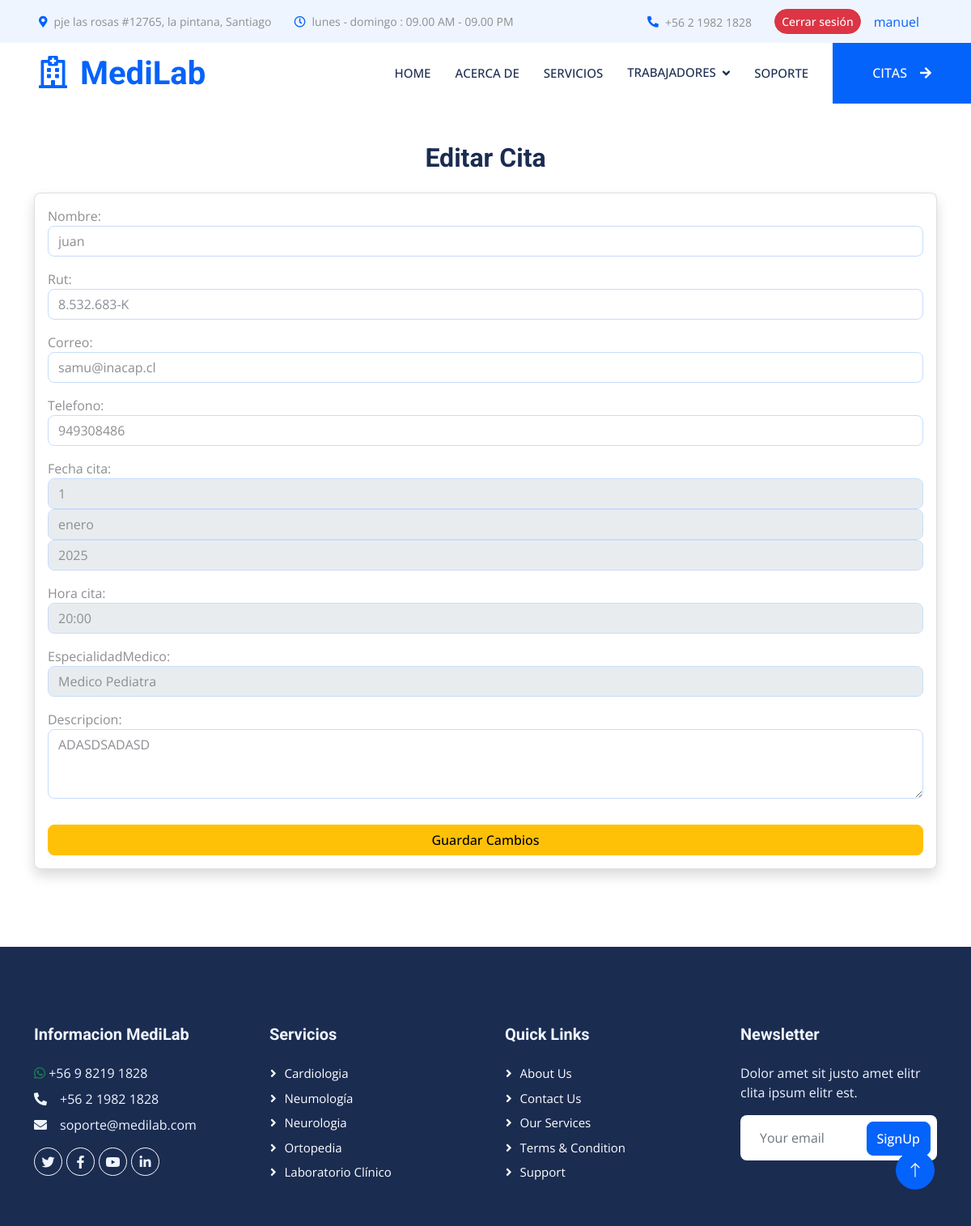
The page /recepcionista/editar_cita/3/ (signed in) on the database its author committed.
### core/models.py (models this page shows, shortened)
class Cita(models.Model):
    rut = models.CharField(max_length=12)
    nombre = models.CharField(max_length=50)
    correo = models.EmailField()
    telefono = models.CharField(max_length=12)
    fecha_cita = models.DateField()
    hora_cita = models.IntegerField(choices=opciones_horarios)
    especialidadMedico= models.ForeignKey(MedicosEspecialidad,on_delete=models.PROTECT)
    descripcion = models.TextField()

### core/views.py (the view)
# urls.py: path('recepcionista/editar_cita/<int:id>/', editar_cita, name="editar_cita"),
@permission_required('core.change_citas')
def editar_cita(request, id):
    cita = get_object_or_404(Cita, id=id)  # Obtener la cita específica
    if request.method == 'POST':
        form = CitaForm(request.POST, instance=cita)  # Prellenar el formulario con los datos existentes
        if form.is_valid():
            form.save()  # Guardar los cambios
            return redirect('recepcionista')  # Redirigir al panel del recepcionista
    else:
        form = CitaForm(instance=cita)  # Mostrar los datos actuales en el formulario
    return render(request, 'core/trabajos/editar_cita.html', {'form': form, 'cita': cita})

### core/forms.py (shortened to what this page needs)
class CitaForm(forms.ModelForm):
    class Meta:
        model = Cita
        fields = ['nombre', 'rut', 'correo', 'telefono', 'fecha_cita', 'hora_cita', 'especialidadMedico', 'descripcion']
        widgets = {
            'nombre': forms.TextInput(attrs={'class': 'form-control', 'placeholder': 'Ingresa tu nombre'}),
            'rut': forms.TextInput(attrs={'class': 'form-control', 'placeholder': 'Ingresa tu rut'}),
            'correo': forms.EmailInput(attrs={'class': 'form-control', 'placeholder': 'Ingresa tu correo'}),
            'telefono': forms.TextInput(attrs={'class': 'form-control', 'placeholder': 'Ingresa tu teléfono'}),
            'fecha_cita': forms.SelectDateWidget(attrs={'class': 'form-control'}),
            'hora_cita': forms.Select(attrs={'class': 'form-control'}),
            'especialidadMedico': forms.Select(attrs={'class': 'form-control'}),
            'descripcion': forms.Textarea(attrs={'class': 'form-control', 'placeholder': 'Describe tu problema', 'rows': 3}),
        }

### core/models.py (called while the page is built)
    def __str__(self):
        return self.especialidad

### core/templates/core/trabajos/editar_cita.html (shortened to what this page needs)
{% extends 'core/base.html' %}
{% block Principal %}
<div class="container py-5">
    <h2 class="text-center mb-4">Editar Cita</h2>
    <div class="card shadow">
        <div class="card-body">
            <form method="POST">
                {{ form.as_p }}
                <button type="submit" class="btn btn-warning w-100 mt-3">Guardar Cambios</button>
            </form>
        </div>
    </div>
</div>
{% endblock %}

### core/templates/core/base.html (shortened to what this page needs)
{% load static %}
<!DOCTYPE html>
<html lang="es">
<head>
    <link href="https://cdnjs.cloudflare.com/ajax/libs/font-awesome/5.10.0/css/all.min.css" rel="stylesheet">
    <link href="https://cdn.jsdelivr.net/npm/bootstrap-icons@1.4.1/font/bootstrap-icons.css" rel="stylesheet">
    <link href="{% static 'core/lib/animate/animate.min.css' %}" rel="stylesheet">
    <link href="{% static 'core/lib/owlcarousel/assets/owl.carousel.min.css' %}" rel="stylesheet">
    <link href="{% static 'core/lib/tempusdominus/css/tempusdominus-bootstrap-4.min.css' %}" rel="stylesheet" />
    <link href="{% static 'core/css/bootstrap.min.css' %}" rel="stylesheet">
    <link href="{% static 'core/css/style.css' %}" rel="stylesheet">
</head>
<body>
    <div class="container-fluid bg-light p-0 wow fadeIn" data-wow-delay="0.1s">
        <div class="row gx-0 d-none d-lg-flex">
            <div class="col-lg-7 px-5 text-start">
                <div class="h-100 d-inline-flex align-items-center py-3 me-4">
                    <small class="fa fa-map-marker-alt text-primary me-2"></small>
                    <small>pje las rosas #12765, la pintana, Santiago</small>
                </div>
                <div class="h-100 d-inline-flex align-items-center py-3">
                    <small class="far fa-clock text-primary me-2"></small>
                    <small>lunes - domingo : 09.00 AM - 09.00 PM</small>
                </div>
            </div>
            <div class="col-lg-5 px-5 text-end">
                <div class="h-100 d-inline-flex align-items-center py-3 me-4">
                    <small class="fa fa-phone-alt text-primary me-2"></small>
                    <small>+56 2 1982 1828</small>
                </div>
                <div class="h-100 d-inline-flex align-items-center">
                    {% if user.is_authenticated %}
                    <form action="/logout/" method="post" class="d-flex align-items-center">
                        <button type="submit" class="btn btn-danger btn-sm rounded-pill ">Cerrar sesión</button>
                    </form>
                    {% else %}
                        <a href="{% url 'login' %}" class="btn btn-primary me-2 ">Iniciar sesión</a>
                        <a href="{% url 'registro' %}" class="btn btn-primary ">Registrate</a>
                    {% endif %}
                    <a href="#" class="nav-item nav-link">{{ user.username }}</a>
                </div>
            </div>
        </div>
    </div>
<nav class="navbar navbar-expand-lg bg-white navbar-light sticky-top p-0 wow fadeIn" data-wow-delay="0.1s">
    <a href="index.html" class="navbar-brand d-flex align-items-center px-4 px-lg-5">
        <h1 class="m-0 text-primary"><i class="far fa-hospital me-3"></i>MediLab</h1>
    </a>
    <div class="collapse navbar-collapse" id="navbarCollapse">
        <div class="navbar-nav ms-auto p-4 p-lg-0 align-items-center d-flex">
            <a href="{% url 'index' %}" class="nav-item nav-link">Home</a>
            <a href="{% url 'sobrenosotros' %}" class="nav-item nav-link">Acerca de</a>
            <a href="{% url 'servicios' %}" class="nav-item nav-link">Servicios</a>
            <div class="nav-item dropdown">
                <a href="#" class="nav-link dropdown-toggle" data-bs-toggle="dropdown">Trabajadores</a>
            </div>
            <a href="{% url 'soporte' %}" class="nav-item nav-link">Soporte</a>
        </div>
        <a href="{% url 'citas' %}" class="btn btn-primary rounded-0 py-4 px-lg-5 d-none d-lg-block">CITAS<i class="fa fa-arrow-right ms-3"></i></a>
    </div>
</nav>
{% block Principal %}
{% endblock%}
    <div class="container-fluid bg-dark text-light footer mt-5 pt-5 wow fadeIn" data-wow-delay="0.1s">
        <div class="container py-5">
            <div class="row g-5">
                <div class="col-lg-3 col-md-6">
                    <h5 class="text-light mb-4">Informacion MediLab</h5>
                    <p class="mb-2"><i class="fab fa-whatsapp text-success"></i> +56 9 8219 1828</p>
                    <p class="mb-2"><i class="fa fa-phone-alt me-3"></i>+56 2 1982 1828</p>
                    <p class="mb-2"><i class="fa fa-envelope me-3"></i>soporte@medilab.com</p>
                    <div class="d-flex pt-2">
                        <a class="btn btn-outline-light btn-social rounded-circle" href=""><i class="fab fa-twitter"></i></a>
                        <a class="btn btn-outline-light btn-social rounded-circle" href=""><i class="fab fa-facebook-f"></i></a>
                        <a class="btn btn-outline-light btn-social rounded-circle" href=""><i class="fab fa-youtube"></i></a>
                        <a class="btn btn-outline-light btn-social rounded-circle" href=""><i class="fab fa-linkedin-in"></i></a>
                    </div>
                </div>
                <div class="col-lg-3 col-md-6">
                    <h5 class="text-light mb-4">Servicios</h5>
                    <a class="btn btn-link" href="">Cardiologia</a>
                    <a class="btn btn-link" href="">Neumología</a>
                    <a class="btn btn-link" href="">Neurologia</a>
                    <a class="btn btn-link" href="">Ortopedia</a>
                    <a class="btn btn-link" href="">Laboratorio Clínico</a>
                </div>
                <div class="col-lg-3 col-md-6">
                    <h5 class="text-light mb-4">Quick Links</h5>
                    <a class="btn btn-link" href="">About Us</a>
                    <a class="btn btn-link" href="">Contact Us</a>
                    <a class="btn btn-link" href="">Our Services</a>
                    <a class="btn btn-link" href="">Terms & Condition</a>
                    <a class="btn btn-link" href="">Support</a>
                </div>
                <div class="col-lg-3 col-md-6">
                    <h5 class="text-light mb-4">Newsletter</h5>
                    <p>Dolor amet sit justo amet elitr clita ipsum elitr est.</p>
                    <div class="position-relative mx-auto" style="max-width: 400px;">
                        <input class="form-control border-0 w-100 py-3 ps-4 pe-5" type="text" placeholder="Your email">
                        <button type="button" class="btn btn-primary py-2 position-absolute top-0 end-0 mt-2 me-2">SignUp</button>
                    </div>
                </div>
            </div>
        </div>
    </div>
    <a href="#" class="btn btn-lg btn-primary btn-lg-square rounded-circle back-to-top"><i class="bi bi-arrow-up"></i></a>
</body>
</html>

### core/static/core/css/style.css (style rules this page uses)
:root { --primary: #0463FA; --light: #EFF5FF; --dark: #1B2C51; }
.back-to-top { position: fixed; display: none; right: 45px; bottom: 45px; z-index: 99; }
.btn { font-weight: 500; transition: .5s; }
.btn.btn-primary, .btn.btn-secondary { color: #FFFFFF; }
.btn-lg-square { width: 48px; height: 48px; }
.btn-square, .btn-sm-square, .btn-lg-square { padding: 0; display: flex; align-items: center; justify-content: center; font-weight: normal; }
.navbar .dropdown-toggle::after { border: none; content: "\f107"; font-family: "Font Awesome 5 Free"; font-weight: 900; vertical-align: middle; margin-left: 8px; }
.navbar .navbar-nav .nav-link { margin-right: 30px; padding: 25px 0; color: #FFFFFF; font-size: 15px; font-weight: 500; text-transform: uppercase; outline: none; }
.navbar .navbar-brand, .navbar a.btn { height: 75px; }
.navbar .navbar-nav .nav-link { color: var(--dark); font-weight: 500; }
.navbar.sticky-top { top: -100px; transition: .5s; }
.footer .btn.btn-social { margin-right: 5px; width: 35px; height: 35px; display: flex; align-items: center; justify-content: center; color: var(--light); border: 1px solid #FFFFFF; transition: .3s; }
.footer .btn.btn-link { display: block; margin-bottom: 5px; padding: 0; text-align: left; color: #FFFFFF; font-size: 15px; font-weight: normal; text-transform: capitalize; transition: .3s; }
.footer .btn.btn-link::before { position: relative; content: "\f105"; font-family: "Font Awesome 5 Free"; font-weight: 900; margin-right: 10px; }

### rows shown on the page
Cita: nombre "juan", rut "8.532.683-K", correo "samu@inacap.cl", telefono "949308486", hora_cita "20:00", especialidadMedico "Medico Pediatra", descripcion "ADASDSADASD"

### other values the page prints
{{ user.username }} "manuel"
